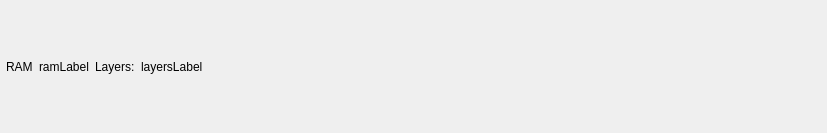
<?xml version="1.0" encoding="UTF-8"?>
<ui version="4.0">
    <class>capy::ui::StatusBarWidget</class>
    <widget class="QWidget" name="capy::ui::StatusBarWidget">
        <property name="geometry">
            <rect>
                <x>0</x>
                <y>0</y>
                <width>827</width>
                <height>133</height>
            </rect>
        </property>
        <property name="windowTitle">
            <string>Form</string>
        </property>
        <layout class="QHBoxLayout" name="horizontalLayout">
            <property name="leftMargin">
                <number>6</number>
            </property>
            <property name="topMargin">
                <number>3</number>
            </property>
            <property name="rightMargin">
                <number>3</number>
            </property>
            <property name="bottomMargin">
                <number>3</number>
            </property>
            <item>
                <widget class="QLabel" name="label_2">
                    <property name="text">
                        <string>RAM</string>
                    </property>
                </widget>
            </item>
            <item>
                <widget class="QLabel" name="ramLabel">
                    <property name="text">
                        <string>ramLabel</string>
                    </property>
                </widget>
            </item>
            <item>
                <widget class="QLabel" name="label_3">
                    <property name="text">
                        <string>Layers:</string>
                    </property>
                </widget>
            </item>
            <item>
                <widget class="QLabel" name="layersLabel">
                    <property name="text">
                        <string>layersLabel</string>
                    </property>
                </widget>
            </item>
            <item>
                <spacer name="horizontalSpacer">
                    <property name="orientation">
                        <enum>Qt::Horizontal</enum>
                    </property>
                    <property name="sizeHint" stdset="0">
                        <size>
                            <width>40</width>
                            <height>20</height>
                        </size>
                    </property>
                </spacer>
            </item>
        </layout>
    </widget>
    <resources/>
    <connections/>
</ui>
